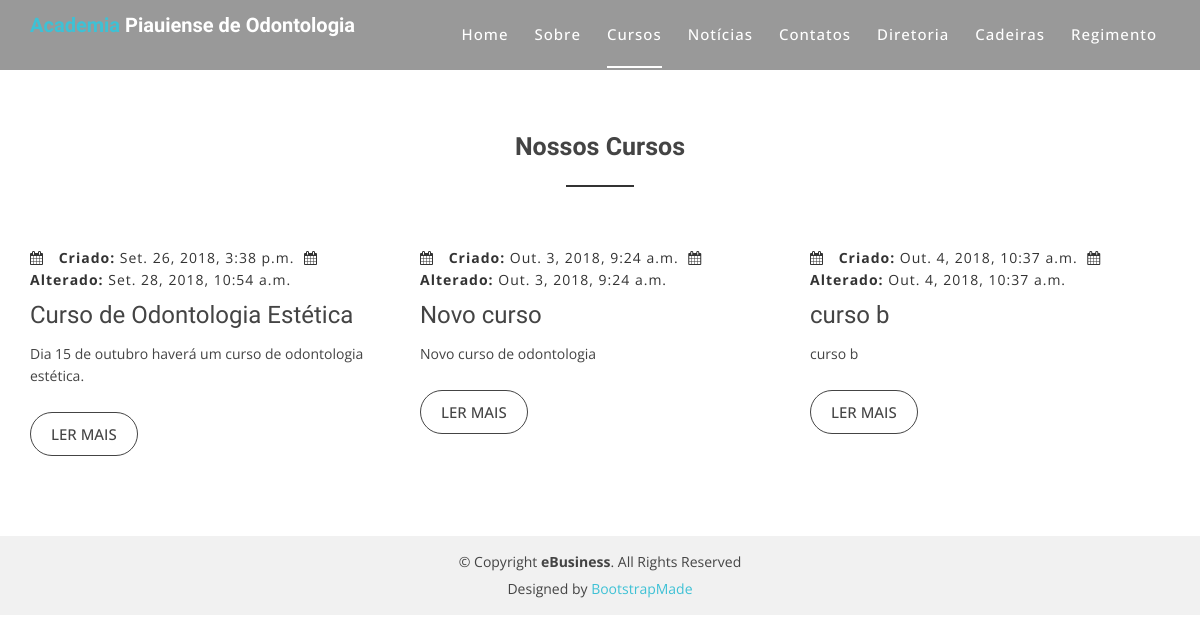
The page /curso/lista/ on the database its author committed.
### core/models.py (models this page shows)
class Curso(models.Model):
	nome = models.CharField(max_length=1000)
	descricao = models.CharField(max_length=1000)
	conteudo = models.CharField(max_length=1000)
	criado = models.DateTimeField(auto_now_add=True)
	modificado = models.DateTimeField(auto_now=True)

### front/views.py (the view)
# urls.py: path('curso/lista/', views.lista_cursos, name='front_cursos'),
def lista_cursos(request):
	cursos = Curso.objects.all()
	cursos.reverse()
	return render(request, 'front_cursos.html', {'cursos': cursos})

### front/templates/front_cursos.html (shortened to what this page needs)
{% load staticfiles %}
<!doctype html>
<html lang="pt-br">
<head>
  <link href="{% static "lib/bootstrap/css/bootstrap.min.css" %}" rel="stylesheet">
  <link href="{% static "lib/nivo-slider/css/nivo-slider.css" %}" rel="stylesheet">
  <link href="{% static "lib/owlcarousel/owl.carousel.css" %}" rel="stylesheet">
  <link href="{% static "lib/owlcarousel/owl.transitions.css" %}" rel="stylesheet">
  <link href="{% static "lib/font-awesome/css/font-awesome.min.css" %}" rel="stylesheet">
  <link href="{% static "lib/animate/animate.min.css" %}" rel="stylesheet">
  <link href="{% static "lib/venobox/venobox.css" %}" rel="stylesheet">
  <link href="{% static "css/nivo-slider-theme.css" %}" rel="stylesheet">
  <link href="{% static "css/style.css" %}" rel="stylesheet">
  <link href="{% static "css/responsive.css" %}" rel="stylesheet">
  <link href="{% static "css/noticia.css" %}" rel="stylesheet">
</head>
<body data-spy="scroll" data-target="#navbar-example">
  <header>
    <div id="sticker" class="header-area">
      <div class="container">
        <div class="row">
          <div class="col-md-12 col-sm-12">
            <nav class="navbar navbar-default">
              <div class="navbar-header">
                <a class="navbar-brand page-scroll sticky-logo" href="{% url 'index' %}">
                  <h1><span>Academia</span> Piauiense de Odontologia</h1>
                </a>
              </div>
              <div class="collapse navbar-collapse main-menu bs-example-navbar-collapse-1" id="navbar-example">
                <ul class="nav navbar-nav navbar-right">
                  <li class="active">
                    <a class="page-scroll" href="{% url 'index' %}#home">Home</a>
                  </li>
                  <li>
                    <a class="page-scroll" href="{% url 'index' %}#sobre">Sobre</a>
                  </li>
                  <li>
                    <a class="page-scroll" href="#cursos">Cursos</a>
                  </li>
                  <li>
                    <a class="page-scroll" href="{% url 'index' %}#noticias">Notícias</a>
                  </li>
                  <li>
                    <a class="page-scroll" href="{% url 'index' %}#contatos">Contatos</a>
                  </li>
                  <li>
                    <a href="{% url 'front_diretoria' %}">Diretoria</a>
                  </li>
                  <li>
                    <a class="page-scroll" href="#cadeiras">Cadeiras</a>
                  </li>
                  <li>
                    <a href="{% url 'front_estatuto' %}">Regimento</a>
                  </li>
                </ul>
              </div>
            </nav>
          </div>
        </div>
      </div>
    </div>
  </header>
  <div id="cursos" class="blog-area">
    <div class="blog-inner area-padding">
      <div class="container ">
        <div class="row">
          <div class="col-md-12 col-sm-12 col-xs-12">
            <div class="section-headline text-center">
              <h2>Nossos Cursos</h2>
            </div>
          </div>
        </div>
        <div class="row">
          {% for curso in cursos %}
          <div class="col-md-4 col-sm-4 col-xs-12">
            <div class="single-blog">
              <div class="blog-meta">
                <span class="date-type">
                  <i class="fa fa-calendar"></i> <b>Criado:</b> {{curso.criado}}
                </span>
                <span class="date-type">
                  <i class="fa fa-calendar"></i> <b>Alterado:</b> {{curso.modificado}}
                </span>
              </div>
              <div class="blog-text">
                <h4>
                  <a href="blog.html">{{curso.nome}}</a>
                </h4>
                <p>
                  {{curso.conteudo}}
                </p>
              </div>
              <span>
                <a href="{% url 'front_detalha_curso' curso.id %}" class="ready-btn">Ler Mais</a>
              </span>
            </div>
          </div>
          {% endfor %}
        </div>
      </div>
    </div>
  </div>
  <footer>
    <div class="footer-area-bottom">
      <div class="container">
        <div class="row">
          <div class="col-md-12 col-sm-12 col-xs-12">
            <div class="copyright text-center">
              <p>
                &copy; Copyright <strong>eBusiness</strong>. All Rights Reserved
              </p>
            </div>
            <div class="credits">
              Designed by <a href="https://bootstrapmade.com/">BootstrapMade</a>
            </div>
          </div>
        </div>
      </div>
    </div>
  </footer>
</body>
</html>

### front/static/css/style.css (style rules this page uses)
html, body { height: 100%; }
p { margin: 0 0 15px; color: #444; }
h1, h2, h3, h4, h5, h6 { font-family: 'Raleway', sans-serif; margin: 0 0 15px; color: #444; font-weight: 500; }
h1 { font-size: 48px; line-height: 50px; }
h2 { font-size: 38px; line-height: 40px; }
h4 { font-size: 24px; line-height: 26px; }
a { transition: all 0.3s ease 0s; text-decoration: none; }
body { background: #fff none repeat scroll 0 0; color: #444; font-family: 'Open Sans', sans-serif; font-size: 14px; text-align: left; overflow-x: hidden; line-height: 22px; }
ul { list-style: outside none none; margin: 0; padding: 0; }
.area-padding { padding: 70px 0px 80px; }
.section-headline h2 { display: inline-block; font-size: 40px; font-weight: 600; margin-bottom: 70px; position: relative; text-transform: capitalize; }
.section-headline h2::after { border: 1px solid #333; bottom: -20px; content: ""; left: 0; margin: 0 auto; position: absolute; right: 0; width: 40%; }
.header-area { position: absolute; top: 0; left: 0; width: 100%; height: auto; background: rgba(0, 0, 0, 0.40); z-index: 9; }
.navbar-header a.navbar-brand { display: inline-block; height: 70px; padding: 15px 0; }
.main-menu ul.navbar-nav li { display: inline-block; padding: 0px 13px; }
.main-menu ul.navbar-nav li a { background: rgba(0, 0, 0, 0) none repeat scroll 0 0; color: #fff; font-size: 15px; font-weight: 500; padding: 24px 0px; text-transform: capitalize; letter-spacing: 1px; }
.main-menu ul.navbar-nav li.active a::after { border: 1px solid #fff; bottom: 0px; content: ""; left: 0; position: absolute; width: 100%; }
.main-menu ul.navbar-nav li.active a { background: rgba(0, 0, 0, 0) none repeat scroll 0 0; color: #fff; position: relative; }
.navbar { border: medium none; margin-bottom: 0; }
.navbar-default { background: rgba(0, 0, 0, 0) none repeat scroll 0 0; }
.sticky-logo h1 { color: #fff; padding: 0; margin: 0; font-size: 20px; font-weight: bold; line-height: 1; }
.sticky-logo h1 span { color: #3ec1d5; }
.blog-area { height: auto; width: 100%; }
.blog-text h4 a { color: #444; text-decoration: none; }
.blog-text h4 { color: #444; margin-bottom: 15px; }
.blog-meta span i { padding-right: 10px; }
.blog-meta { border-bottom: 1px dotted #fff; padding: 10px 0; }
.comments-type>a, .date-type, .blog-meta span.comments-type { color: #333; letter-spacing: 1px; margin-right: 5px; }
.single-blog .ready-btn { border: 1px solid #444; border-radius: 30px; color: #444; cursor: pointer; display: inline-block; font-size: 15px; font-weight: 500; margin-top: 10px; padding: 10px 20px; text-align: center; text-transform: uppercase; transition: all 0.4s ease 0s; }
.footer-area-bottom { background: #f1f1f1 none repeat scroll 0 0; padding: 15px 0; }
.copyright>p { margin-bottom: 0; color: #444; }
.copyright a, .credits a { color: #3EC1D5; }
.credits { padding-top: 5px; text-align: center; }
.ready-btn { border: 1px solid #fff; border-radius: 30px; color: #fff; cursor: pointer; display: inline-block; font-size: 17px; font-weight: 600; margin-top: 30px; padding: 12px 40px; text-align: center; text-transform: uppercase; transition: all 0.4s ease 0s; z-index: 222; }

### front/static/css/noticia.css (style rules this page uses)
.section-headline h2 { font-size: 25px; margin-top: 5%; }

### rows shown on the page
Curso: criado "Set. 26, 2018, 3:38 p.m.", modificado "Set. 28, 2018, 10:54 a.m.", nome "Curso de Odontologia Estética", conteudo "Dia 15 de outubro haverá um curso de odontologia estética."
Curso: criado "Out. 3, 2018, 9:24 a.m.", modificado "Out. 3, 2018, 9:24 a.m.", nome "Novo curso", conteudo "Novo curso de odontologia"
Curso: criado "Out. 4, 2018, 10:37 a.m.", modificado "Out. 4, 2018, 10:37 a.m.", nome "curso b", conteudo "curso b"
